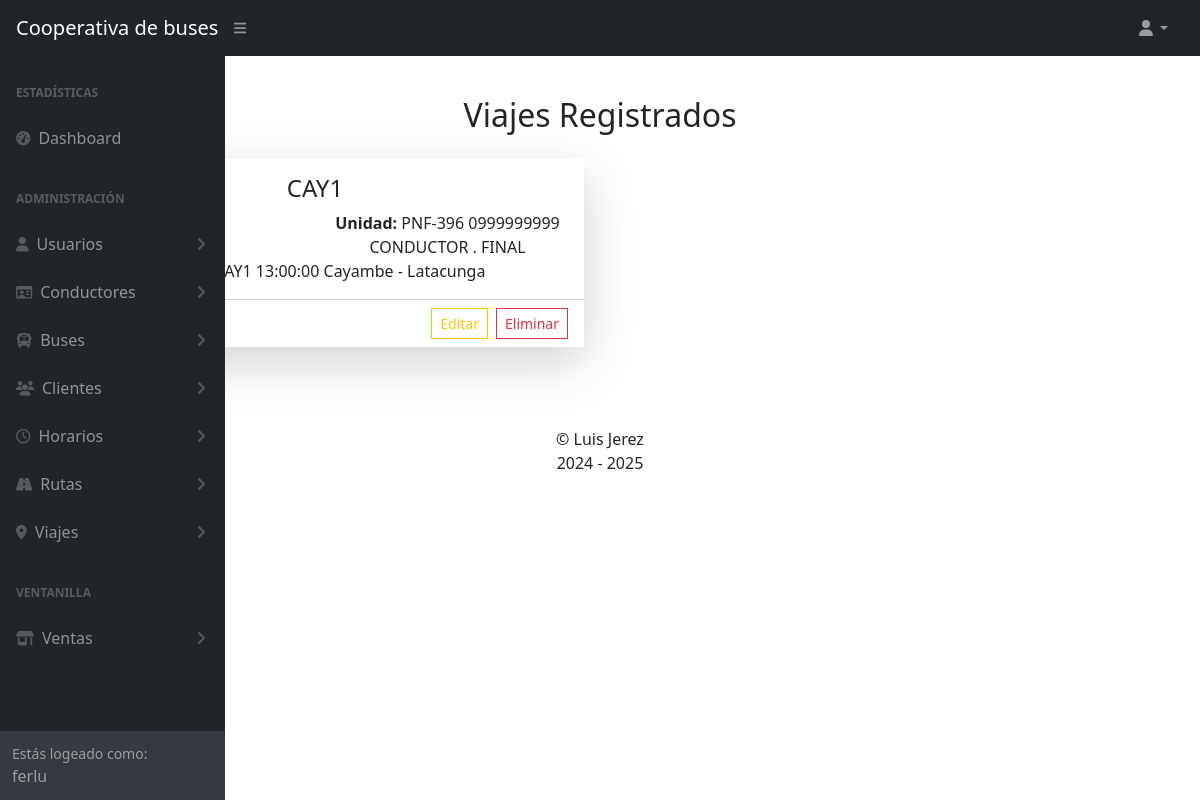
/viajes/ (signed in), run on the app's committed database.
### Apps/viajes/models.py (models this page shows, shortened)
class Viaje(models.Model):
    id = models.BigAutoField(primary_key=True)
    codigo = models.CharField(max_length=20, unique=True)
    bus = models.ForeignKey(Buses, verbose_name='UNIDAD', on_delete=models.DO_NOTHING)
    horario = models.ForeignKey(Horario, verbose_name='HORARIO DEL VIAJE', on_delete=models.DO_NOTHING, related_name='horario_viaje')
    n_puestos = models.IntegerField(verbose_name='NÚMERO DE ASIENTOS', default=40)

### Apps/buses/models.py (models this page shows)
class Buses(models.Model):
    id = models.AutoField(primary_key=True)
    placa = models.CharField(max_length=8, unique=True, verbose_name='PLACA')
    foto = models.ImageField(upload_to='buses/', default='buses/bus.png', verbose_name='FOTO DE LA UNIDAD')
    conductor = models.ForeignKey(Conductores, on_delete=models.CASCADE, null=True, verbose_name='CONDUCTOR DE LA UNIDAD')
    marca = models.CharField(max_length=50, verbose_name='MARCA DE LA UNIDAD')
    anio = models.PositiveIntegerField(verbose_name='AÑO DE LA UNIDAD')
    horario = models.ManyToManyField(Horario, verbose_name='HORARIOS', null=True)
    estado = models.CharField(max_length=30, default='ACTIVO', verbose_name='ESTADO DE LA UNIDAD', choices=[('ACTIVO','ACTIVO'),('NO ACTIVO','NO ACTIVO')])
    def __str__(self):
        return f'{self.placa} {self.conductor}'

### Apps/conductores/models.py (models this page shows)
class Conductores(models.Model):
    id = models.AutoField(primary_key=True)
    dni = models.CharField(unique=True, max_length=10)
    foto = models.ImageField(upload_to='conductores/', default='conductores/conductor_default.png')
    apellido1 = models.CharField(max_length=150)
    apellido2 = models.CharField(max_length=150)
    nombres = models.CharField(max_length=150)
    email = models.EmailField()
    celular = models.CharField(max_length=10)
    def __str__(self):
        return f"{self.dni} {self.apellido1} {self.apellido2} {self.nombres}"

### Apps/horarios/models.py (models this page shows)
class Horario(models.Model):
    id = models.AutoField(primary_key=True)
    codigo = models.CharField(max_length=10, unique=True)
    hora = models.TimeField()
    ruta = models.ForeignKey(Ruta, related_name='ruta_del_horario', on_delete=models.DO_NOTHING, blank=True, null=True)
    def __str__(self):
        return f"{self.codigo} {self.hora} {self.ruta}"

### Apps/rutas/models.py (models this page shows)
class Ruta(models.Model):
    id = models.BigAutoField(primary_key=True)
    codigo = models.CharField(max_length=10, unique=True)
    partida = models.TextField(verbose_name='Lugar de Partida')
    destino = models.TextField(verbose_name='Lugar de Llegada')
    precio = models.DecimalField(verbose_name='Precio', default=0.3, max_digits=4, decimal_places=2)
    def __str__(self):
        return f'{self.partida} - {self.destino}'

### Apps/viajes/views.py (the view)
# urls.py: path('', views.inicio),
def inicio(request):
    return render(request, 'viajes.html', {'viajes':Viaje.objects.all(),
                                          'titulo':'VIAJES'})

### Apps/viajes/templates/viajes.html (shortened to what this page needs)
{% extends 'base.html' %}
{% block body %}
<div class="container mt-5">
    <div class="row text-center mt-5 pt-5">
        <h2>Viajes Registrados</h2>
    </div>
    <div class="row ">
        {% for v in viajes %}
        <div class="col-lg-6 p-3 mb-5">
            <div class="rounded-0 border-0 card shadow-lg h-100">
                <div class="card-body">
                    <div class="row">
                        <div class="col-12 text-center">
                            <h4 class="h4">{{v.codigo}}</h4>
                        </div>
                        <div class="col-6 d-flex align-items-center mb-2">
                            <p class="mb-0 text-center"><b>Ruta:</b> {{v.ruta}}</h2>
                        </div>
                        <div class="col-6">
                            <p class="text-center mb-0"><b>Unidad:</b> {{v.bus}}</h2>
                        </div>
                        <div class="col-12">
                            <p class="text-center mb-0"><b>Horario:</b> {{v.horario}}</h2>
                        </div>
                    </div>
                </div>
                <div class="card-footer bg-body">
                    <div class="d-flex justify-content-end align-items-center">
                        <a href="/viajes/administracion/editar/{{v.id}}"
                            class="rounded-0 btn btn-sm me-2 btn-outline-warning">Editar</a>
                        <form action="/viajes/administracion/eliminar/{{v.id}}" method="post">
                            <button class="rounded-0 btn btn-outline-danger btn-sm">
                                Eliminar
                            </button>
                        </form>
                    </div>
                </div>
            </div>
        </div>
        {% endfor %}
    </div>
</div>
{% endblock %}

### Apps/web/templates/base.html (shortened to what this page needs)
{% load static %}
<!DOCTYPE html>
<html lang="es" data-bs-theme="light">
<head>
    <link rel="stylesheet" href="{% static 'css/styles.css' %}">
    <link rel="stylesheet" href="https://cdnjs.cloudflare.com/ajax/libs/izitoast/1.4.0/css/iziToast.min.css"
 />
    <link href="https://cdn.jsdelivr.net/npm/select2@4.1.0-rc.0/dist/css/select2.min.css" rel="stylesheet" />
    <link rel="stylesheet" href="https://cdn.datatables.net/2.2.1/css/dataTables.bootstrap5.css">
    <link rel="stylesheet" href="https://cdn.datatables.net/buttons/3.2.0/css/buttons.bootstrap5.css">
</head>
<body class="sb-nav-fixed">
    <nav class="sb-topnav navbar navbar-expand navbar-dark bg-dark">
        <a class="navbar-brand ps-3" href="/">Cooperativa de buses</a>
        <button class="btn btn-link btn-sm order-1 order-lg-0 me-4 me-lg-0" id="sidebarToggle" href="#!"><i class="fas fa-bars"></i></button>
        {% if user.is_authenticated %}
        <ul class="navbar-nav ms-auto ms-md-0 me-3 me-lg-4">
            <li class="nav-item dropdown">
                <a class="nav-link dropdown-toggle" id="navbarDropdown" href="#" role="button" data-bs-toggle="dropdown" aria-expanded="false"><i class="fas fa-user fa-fw"></i></a>
            </li>
        </ul>
        {% endif %}
    </nav>
    <div id="layoutSidenav">
        <div id="layoutSidenav_nav">
            <nav class="sb-sidenav accordion sb-sidenav-dark" id="sidenavAccordion">
                <div class="sb-sidenav-menu">
                    <div class="nav">
                        <div class="sb-sidenav-menu-heading">Estadísticas</div>
                        <a class="nav-link" href="/">
                            <div class="sb-nav-link-icon"><i class="fas fa-tachometer-alt"></i></div>
                            Dashboard
                        </a>
                        <div class="sb-sidenav-menu-heading">Administración</div>
                        <a class="nav-link collapsed" href="#" data-bs-toggle="collapse" data-bs-target="#collapseLayouts" aria-expanded="false" aria-controls="collapseLayouts">
                            <div class="sb-nav-link-icon"><i class="fas fa-user"></i></div>
                            Usuarios
                            <div class="sb-sidenav-collapse-arrow"><i class="fas fa-angle-down"></i></div>
                        </a>
                        <a class="nav-link collapsed" href="#" data-bs-toggle="collapse" data-bs-target="#conductores" aria-expanded="false" aria-controls="collapseLayouts">
                            <div class="sb-nav-link-icon"><i class="fa-regular fa-id-card"></i></div>
                            Conductores
                            <div class="sb-sidenav-collapse-arrow"><i class="fas fa-angle-down"></i></div>
                        </a>
                        <a class="nav-link collapsed" href="#" data-bs-toggle="collapse" data-bs-target="#buses" aria-expanded="false" aria-controls="collapseLayouts">
                            <div class="sb-nav-link-icon"><i class="fa-solid fa-bus"></i></div>
                            Buses
                            <div class="sb-sidenav-collapse-arrow"><i class="fas fa-angle-down"></i></div>
                        </a>
                        <a class="nav-link collapsed" href="#" data-bs-toggle="collapse" data-bs-target="#clientes" aria-expanded="false" aria-controls="collapseLayouts">
                            <div class="sb-nav-link-icon"><i class="fa fa-users"></i></div>
                            Clientes
                            <div class="sb-sidenav-collapse-arrow"><i class="fas fa-angle-down"></i></div>
                        </a>
                        <a class="nav-link collapsed" href="#" data-bs-toggle="collapse" data-bs-target="#horarios" aria-expanded="false" aria-controls="collapseLayouts">
                            <div class="sb-nav-link-icon"><i class="fa-regular fa-clock"></i></div>
                            Horarios
                            <div class="sb-sidenav-collapse-arrow"><i class="fas fa-angle-down"></i></div>
                        </a>
                        <a class="nav-link collapsed" href="#" data-bs-toggle="collapse" data-bs-target="#rutas" aria-expanded="false" aria-controls="collapseLayouts">
                            <div class="sb-nav-link-icon"><i class="fa-solid fa-road"></i></div>
                            Rutas
                            <div class="sb-sidenav-collapse-arrow"><i class="fas fa-angle-down"></i></div>
                        </a>
                        <a class="nav-link collapsed" href="#" data-bs-toggle="collapse" data-bs-target="#viajes" aria-expanded="false" aria-controls="collapseLayouts">
                            <div class="sb-nav-link-icon"><i class="fa-solid fa-location-dot"></i></div>
                            Viajes
                            <div class="sb-sidenav-collapse-arrow"><i class="fas fa-angle-down"></i></div>
                        </a>
                        <div class="sb-sidenav-menu-heading">Ventanilla</div>
                        <a class="nav-link collapsed" href="#" data-bs-toggle="collapse" data-bs-target="#ventas" aria-expanded="false" aria-controls="collapseLayouts">
                            <div class="sb-nav-link-icon"><i class="fa-solid fa-shop"></i></div>
                            Ventas
                            <div class="sb-sidenav-collapse-arrow"><i class="fas fa-angle-down"></i></div>
                        </a>
                    </div>
                </div>
                {% if user.is_authenticated %}
                <div class="sb-sidenav-footer">
                    <div class="small">Estás logeado como: </div>
                    {{user}}
                </div>
                {% endif %}
            </nav>
        </div>
    </div>
    <div class="layoutSidenav_content">
        {% block body %}
        {% endblock %}
    </div>
</body>
<footer>
    <div class="row d-flex justify-content-center">
        <div class="col-12 m-3 text-center">
            &copy; Luis Jerez
            <br>
            2024 - 2025
        </div>
    </div>
</footer>
</html>

### data on the page
Viaje: codigo "CAY1", bus "PNF-396 0999999999 CONDUCTOR . FINAL", horario "CAY1 13:00:00 Cayambe - Latacunga"

### other printed values
{{ user }} "ferlu"
